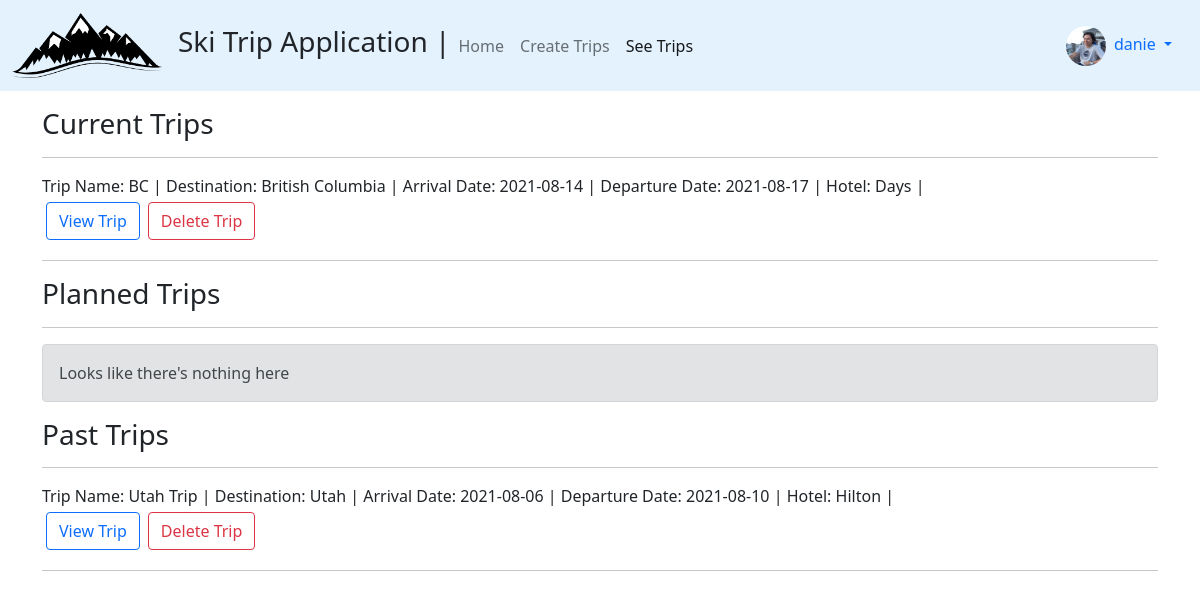
/trips/trips/ (signed in), run on the app's committed database.
### profiles/models.py (models this page shows, shortened)
class Profile(models.Model):
    user = models.OneToOneField(User, on_delete=models.CASCADE)#models.CASCADE deletes profile upon deletion of User
    bio = models.TextField(default="no bio...")
    avatar = models.ImageField(upload_to='avatars', default='no_picture.png')
    created = models.DateTimeField(auto_now_add=True)
    updated = models.DateTimeField(auto_now=True)

### trips/models.py (models this page shows, shortened)
class Trip(models.Model):
    trip_name = models.CharField(max_length=50, blank=True)
    date_arrived = models.DateField(blank=True, null=True)
    date_departed = models.DateField(blank=True, null=True)
    hotel = models.CharField(max_length=100, blank=True)
    user = models.ForeignKey(Profile, on_delete=models.CASCADE)
    destination = models.ForeignKey(Destination, on_delete=models.CASCADE)

class Destination(models.Model):
    location = models.CharField(max_length = 200)
    def __str__(self):
        return self.location

### trips/views.py (the view)
# urls.py: path('trips/', trips_view, name='trips'),
@login_required
def trips_view(request):
    if(request.method == "POST"):
        Trip.objects.get(pk=request.POST['pk']).delete()
    user_qset = Profile.objects.filter(user=request.user)
    future_trips_list = []
    past_trips_list = []
    current_trips_list = []
    for trip in Trip.objects.filter(user=user_qset[0]):
        d = {
            "trip_name":trip.trip_name,
            "destination":str(trip.destination),
            "date_arrived":str(trip.date_arrived),
            "date_departed":str(trip.date_departed),
            "hotel":trip.hotel,
            "id":trip.id,
        }
        if(date.today() > trip.date_departed):
            d['number'] = len(past_trips_list)
            past_trips_list.append(d)
        elif(date.today() < trip.date_arrived):
            d['number'] = len(future_trips_list)
            future_trips_list.append(d)
        else:
            d['number'] = len(current_trips_list)
            current_trips_list.append(d)
    context = {
        'past_trips':past_trips_list,
        'current_trips':current_trips_list,
        'planned_trips':future_trips_list,
    }
    return render(request, 'trips/trips.html', context)

### trips/templates/trips/trips.html (shortened to what this page needs)
{% extends 'base.html' %}
{% load static %}
{% load crispy_forms_tags %}
{% block content %}
<h3>Current Trips</h3><hr>
{% if current_trips %}
    {% for trip in current_trips %}
        Trip Name: {{trip.trip_name}} |
        Destination: {{trip.destination}} |
        Arrival Date: {{trip.date_arrived}} |
        Departure Date: {{trip.date_departed}} |
        Hotel: {{trip.hotel}} |
        <div class="btn-toolbar" role="toolbar">
            <div class="btn-group p-1" role="group">
                <a href="{% url 'trips:detail' trip.id %}" class="btn btn-outline-primary">View Trip</a>
            </div>
            <div class="btn-group p-1" role="group">
                <form action="" method="POST">
                    <button type="submit" class="btn btn-outline-danger">Delete Trip</button>
                </form>
            </div>
        </div>
        <hr>
    {% endfor %}
    {% else %}
    <div class="alert alert-secondary" role="alert">
        No trips currently
    </div>
{% endif %}
<h3>Planned Trips</h3><hr>
{% if planned_trips %}
    {% for trip in planned_trips %}
        Trip Name: {{trip.trip_name}} |
        Destination: {{trip.destination}} |
        Arrival Date: {{trip.date_arrived}} |
        Departure Date: {{trip.date_departed}} |
        Hotel: {{trip.hotel}} |
        <div class="btn-toolbar" role="toolbar">
            <div class="btn-group p-1" role="group">
                <a href="{% url 'trips:detail' trip.id %}" class="btn btn-outline-primary">View Trip</a>
            </div>
            <div class="btn-group p-1" role="group">
                <form action="" method="POST">
                    {% csrf_token %}
                    <button type="submit" class="btn btn-outline-danger">Delete Trip</button>
                    <input type="hidden" value="{{trip.id}}" name="pk">
                </form>
            </div>
        </div>
        <hr>
    {% endfor %}
    {% else %}
    <div class="alert alert-secondary" role="alert">
        Looks like there's nothing here
    </div>
{% endif %}
<h3>Past Trips</h3><hr>
{% if past_trips %}
    {% for trip in past_trips %}
        Trip Name: {{trip.trip_name}} |
        Destination: {{trip.destination}} |
        Arrival Date: {{trip.date_arrived}} |
        Departure Date: {{trip.date_departed}} |
        Hotel: {{trip.hotel}} |
        <div class="btn-toolbar" role="toolbar">
            <div class="btn-group p-1" role="group">
                <a href="{% url 'trips:detail' trip.id %}" class="btn btn-outline-primary">View Trip</a>
            </div>
            <div class="btn-group p-1" role="group">
                <form action="" method="POST">
                    <button type="submit" class="btn btn-outline-danger">Delete Trip</button>
                </form>
            </div>
        </div>
        <hr>
    {% endfor %}
    {% else %}
    <div class="alert alert-secondary" role="alert">
        Looks like there's nothing here
    </div>
{% endif %}
{% endblock content %}

### templates/navbar.html (shortened to what this page needs)
{% load static %}
{% url 'profiles:home' as path_to_home %}
{% url 'trips:create' as path_to_create %}
{% url 'trips:trips' as path_to_trips %}
<nav class="navbar navbar-expand-lg navbar-light" style="background-color: #e3f2fd;">
    <div class="container-fluid">
        <a class="navbar-brand" href=""><img src="{% static 'logo.png' %}" class="logo-sm"></a>
        <h3>Ski Trip Application | </h3>
        <div class="collapse navbar-collapse" id="navbarNav">
            <ul class="navbar-nav">
                <li class="nav-item">
                    <a class="nav-link {% if request.path == path_to_home %}active{% endif %}" href="{{path_to_home}}">Home</a>
                </li>
                <li class="nav-item">
                    <a class="nav-link {% if request.path == path_to_create %}active{% endif %}" href="{{path_to_create}}">Create Trips</a>
                </li>
                <li class="nav-item">
                    <a class="nav-link {% if request.path == path_to_trips %}active{% endif %}" href="{{path_to_trips}}">See Trips</a>
                </li>
            </ul>
        </div>
    {% if request.user.is_authenticated %}
        <div class="nav-item dropdown">
            <div class="nav-link dropdown-toggle" id="navbarDropdownMenuLink" role="button" data-bs-toggle="dropdown" aria-expanded="false">
                <img src="{{request.user.profile.avatar.url}}" class="avatar-sm">
                &nbsp;{{request.user}}
            </div>
        </div>
    {% endif %}
    </div>
</nav>

### static/style.css (style rules this page uses)
.avatar-sm { height: 40px; width: 40px; border-radius: 50%; }
.logo-sm { width: 150px; height: auto; background-blend-mode: screen; }

### data on the page
Trip: trip_name "BC", hotel "Days"
Destination: destination "British Columbia"
Trip: trip_name "Utah Trip", hotel "Hilton"
Destination: destination "Utah"

### other printed values
{{ request.user }} "danie"
{{ trip.date_arrived }} "2021-08-14"
{{ trip.date_departed }} "2021-08-17"
{{ trip.date_arrived }} "2021-08-06"
{{ trip.date_departed }} "2021-08-10"
